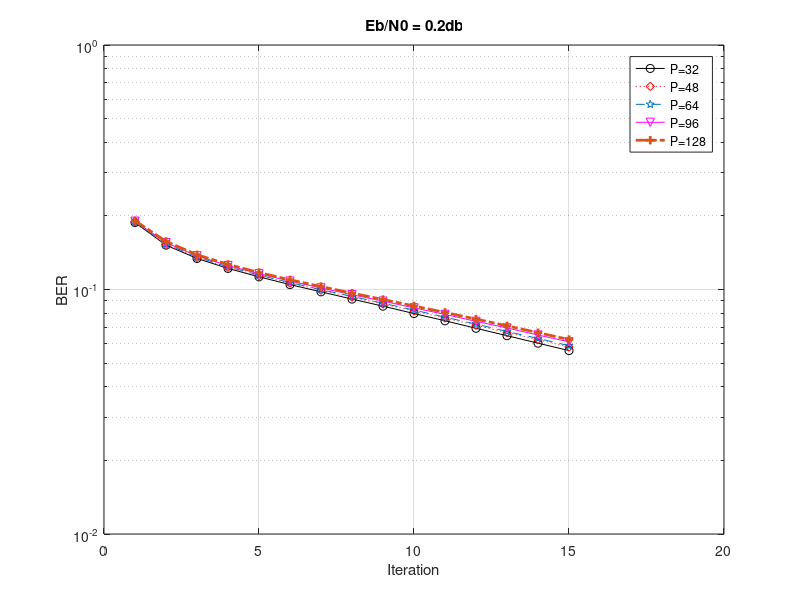

Write the MATLAB code that produced this figure.
clear all;
clc;
format long;
%load Iters10_1;
%y1 = Iters10_1;
load Iter32Eb02.txt;
y32 = Iter32Eb02;
load Iter48Eb02.txt;
y48 = Iter48Eb02;
load Iter64Eb02.txt;
y64 = Iter64Eb02;
load Iter96Eb02.txt;
y96 = Iter96Eb02;
load Iter128Eb02.txt;
y128 = Iter128Eb02;


x=(1:1:15);

semilogy(x,y32,'-ok',x,y48,':dr',x,y64,'--p',x,y96,'-vm',x,y128,'-.+','linewidth',2);

grid on;
title('Eb/N0 = 0.2db');
xlabel('Iteration');
ylabel('BER');
legend({'P=32','P=48','P=64','P=96','P=128'});
%text(x,y,'picture');
